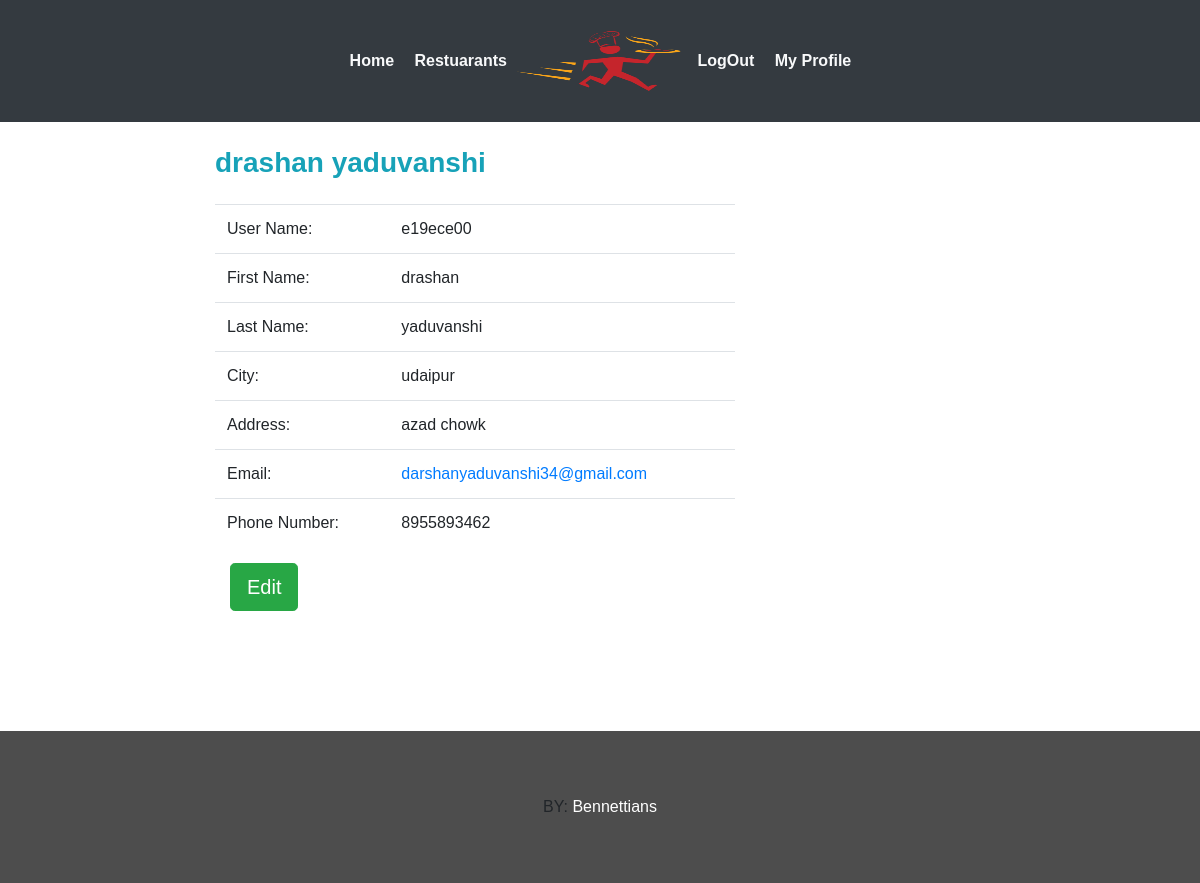
Screenshot of /profile/user/ (signed in) with the database file from the repository.
### webapp/models.py (models this page shows, shortened)
class User(AbstractUser):
	is_customer   = models.BooleanField(default=False)
	is_restaurant = models.BooleanField(default=False)

class Customer(models.Model):
	user 		= models.OneToOneField(settings.AUTH_USER_MODEL,on_delete=models.CASCADE)
	f_name   	= models.CharField(max_length=20,blank=False)
	l_name		= models.CharField(max_length=20,blank=False)
	city  		= models.CharField(max_length=40,blank=False)
	phone 		= models.CharField(max_length=10,blank=False)
	address		= models.TextField()

### webapp/views.py (the view)
# urls.py: path('profile/user/',views.customerProfile,name='profile'),
def customerProfile(request,pk=None):
	if pk:
		user = User.objects.get(pk=pk)
	else:
		user=request.user
	return render(request,'webapp/profile.html',{'user':user})

### webapp/templates/webapp/profile.html (shortened to what this page needs)
{% extends 'webapp/base.html'%}
{% block body %}
<br>
	<div class="container col-md-8">
		<div class="row">
		<div class=" col-md-11 toppad">
          <div class="panel panel-info">
            <div class="panel-heading">
              <h3 class="panel-title text-info "><strong>{{user.customer.f_name}}  {{user.customer.l_name}}</strong></h3>
                          </div>
                          <br>
                          <div class="panel-body">
                            <div class="row">
                              <div class=" col-md-9 col-lg-9 ">
                                <table class="table table-user-information">
                                  <tbody>
                                  	<tr>
                                      <td>User Name:</td>
                                      <td>{{user.username}}</td>
                                    </tr>
                                    <tr>
                                      <td>First Name:</td>
                                      <td>{{user.customer.f_name}}</td>
                                    </tr>
                                    <tr>
                                      <td>Last Name:</td>
                                      <td>{{user.customer.l_name}}</td>
                                    </tr>
                                    <tr>
                                      <td>City:</td>
                                      <td>{{user.customer.city}}</td>
                                    </tr>
                                      <td>Address:</td>
                                      <td>{{user.customer.address}}</td>
                                    <tr>
                                      <td>Email:</td>
                                      <td><a href="#">{{user.email}}</a></td>
                                    </tr>
                                    <tr>
                                      <td>Phone Number:</td>
                                      <td>{{user.customer.phone}}
                                      </td>
                                    </tr>
                                  </tbody>
                                </table>
                                <div class="container">
                                <div class="row">
                                  <div class="col">
                                  <a class="btn btn-success btn-lg" href="{% url 'cupdate' user.id %}">Edit</a>
                                </div>
                                </div>
                  				</div>
                </div>
              </div>
            </div>
        </div>
        </div>
		</div>
	</div>
  <br>
{% endblock%}

### webapp/static/webapp/css/style.css (style rules this page uses)
body { padding:0; margin:0; font-family: 'Source Sans Pro', sans-serif; }
body a { transition:0.5s all; -webkit-transition:0.5s all; -moz-transition:0.5s all; -o-transition:0.5s all; -ms-transition:0.5s all; }
h1,h2,h3,h4,h5,h6 { margin:0; }

### rows the page displays
User: customer.f_name "drashan", customer.l_name "yaduvanshi", username "e19ece00", customer.city "udaipur", customer.address "azad chowk", email "darshanyaduvanshi34@gmail.com", customer.phone "8955893462"
